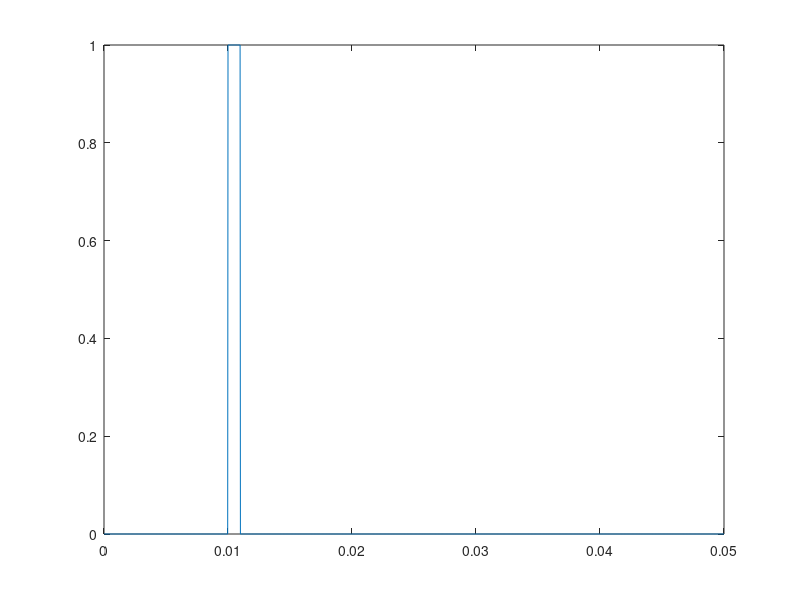

Here is the MATLAB script that generated this plot: (Note: this script raises an error after producing the figure.)
clear all;

L = 20.5;
D = 0.02;
linter = 100*D;
lnode = 0.0025;
f = 1000;
dt = 1/(40*f);
t = 0:dt:0.05;
pulse_dur = 0.001;
simulation_dur = 0.05;

reps = ceil((L-lnode)/(lnode+linter));  % One node less than the number of internodes
L = [repmat([lnode;linter],reps,1);lnode];
C = length(L);   % Number of compartments 
N = ones(C,1);
dx = L./N;       % Discr. step in space (mm)
index = zeros(sum(N),1);            
index([1; cumsum(N(1:end-1))+1]) = 1;
index = cumsum(index); 
dxI = dx(index);
x = dxI./2+[0; cumsum(dxI(1:end-1))];   % coordinates of potentials (mm)

%   rectangular
% Vxt matrix before: s.Vxt = [zeros(22, ceil(simulation_dur/dt)+1); zeros(1, ceil(onset/dt)) ones(1, ceil(pulse_dur/dt)) zeros(1, ceil((simulation_dur-onset-pulse_dur)/dt)+1)];
onset = 0.01;
s.Vxt = [t; zeros(1, ceil(onset/dt)) ones(1, ceil(pulse_dur/dt)) zeros(1, ceil((simulation_dur-onset-pulse_dur)/dt)+1)]';
figure(1);
plot(s.Vxt(:,1),s.Vxt(:,2));
s.timeVxt = t;
%   sinusoidal
s.V = {[-1.*x]};

i = 1;
f = i * 1000;
dt = 1/(40*f);
t = 0:dt:0.05;
s.Waveform = [t; sin(2*pi*f*t)]';  
save("combined"+string(i)+".mat","s");

onset = 0.005;
s.Vxt = [t; zeros(1, ceil(onset/dt)) ones(1, ceil(pulse_dur/dt)) zeros(1, ceil((simulation_dur-onset-pulse_dur)/dt)+1)]';
figure(2);
plot(s.Vxt(:,1),s.Vxt(:,2));
i = i + 1;
f = i * 1000;
dt = 1/(40*f);
t = 0:dt:0.05;
s.Waveform = [t; sin(2*pi*f*t)]';  
% figure(3);
% plot(s.Waveform(:,1),s.Waveform(:,2))  
% title ('Sinusoidal signal')  
% xlabel('Time (s)');  
% ylabel('Amplitude (V/m)');
save("combined"+string(i)+".mat","s");

onset = 0.0035;
s.Vxt = [t; zeros(1, ceil(onset/dt)) ones(1, ceil(pulse_dur/dt)) zeros(1, ceil((simulation_dur-onset-pulse_dur)/dt)+1)]';
figure(3);
plot(s.Vxt(:,1),s.Vxt(:,2));
i = i + 1;
f = i * 1000;
dt = 1/(40*f);
t = 0:dt:0.05;
s.Waveform = [t; sin(2*pi*f*t)]';  
save("combined"+string(i)+".mat","s");

onset = 0.002;
s.Vxt = [t; zeros(1, ceil(onset/dt)) ones(1, ceil(pulse_dur/dt)) zeros(1, ceil((simulation_dur-onset-pulse_dur)/dt)+1)]';
i = i + 2;
f = i * 1000;
dt = 1/(40*f);
t = 0:dt:0.05;
s.Waveform = [t; sin(2*pi*f*t)]';  
save("combined"+string(i)+".mat","s");

save("rectangular.mat", "s");   %   contains sine waveform of 5 kHz frequency, but it is not considered in the equation (sinus_amplitude=0)
figure(i);
plot(s.Waveform(:,1),s.Waveform(:,2))  
title ('Sinusoidal signal')  
xlabel('Time (s)');  
ylabel('Amplitude (V/m)');

for i = 2*i:10:30
    f = i * 1000;
    dt = 1/(40*f);
    t = 0:dt:0.05;
    s.Waveform = [t; sin(2*pi*f*t)]';  
    save("combined"+string(i)+".mat","s");
end

i = i + 20;
f = i * 1000;
dt = 1/(40*f);
t = 0:dt:0.05;
s.Waveform = [t; sin(2*pi*f*t)]';  
save("combined"+string(i)+".mat","s");

i = 2 * i;
f = i * 1000;
dt = 1/(40*f);
t = 0:dt:0.05;
s.Waveform = [t; sin(2*pi*f*t)]';  
save("combined"+string(i)+".mat","s");

% for sine:
% Ve = (-1)^(Iancat-1).*IIelecs.*gmultiply(fnameStruct.s.V{LLconf},Waveform');
% for monophasic: probably don't need this because there is no combination
% of Waveform and V, only a single matrix
% Ve = (-1)^(Iancat-1).*IIelecs.*fnameStruct.s.Vxt;